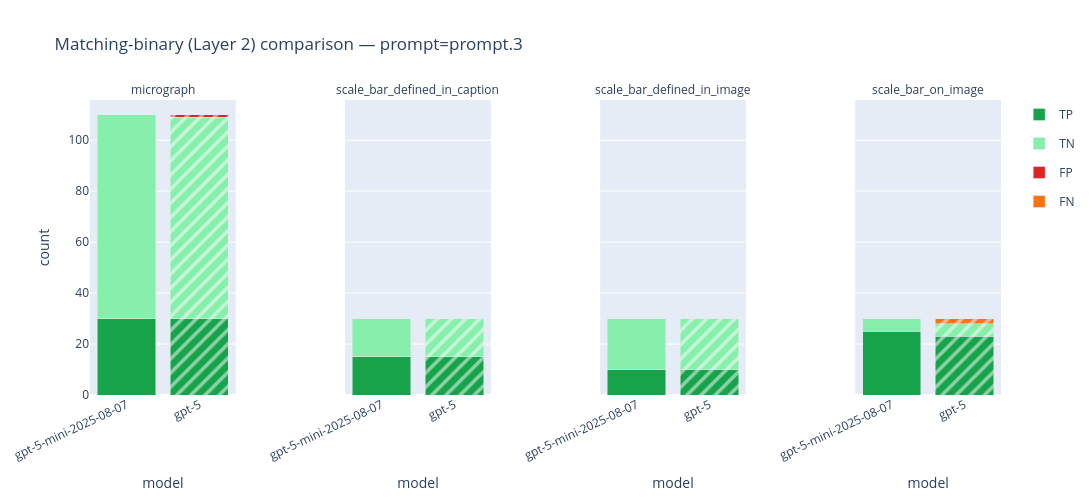

Notebook code for this chart:
### Markdown cell above
### Matching-binary — comparing models

Same layout for `PROMPT`; models distinguished by **bar hatching**.

### Code cell
fig_layer2_binary_model = plot_comparison_layer2_binary(
    summaries,
    compare="model",
    prompt=PROMPTS[2],
)
fig_layer2_binary_model.update_layout(
    height=LAYER2_FIG_HEIGHT,
    width=LAYER2_FIG_WIDTH,
    autosize=True,
)
fig_layer2_binary_model.show()

### Figure 1 — Plotly figure (JSON) as saved in the notebook; plotly's stock layout.template omitted (floating-point values rounded to 4 significant figures)
{"data": [{"customdata": [["micrograph", "gpt-5-mini-2025-08-07"], ["micrograph", "gpt-5"]], "hovertemplate": "field=%{customdata[0]}<br>model=%{customdata[1]}<br>TP=%{y}<extra></extra>", "legendgroup": "TP", "marker": {"color": "#16a34a", "pattern": {"fgcolor": "#ffffff", "shape": ["", "/"], "solidity": 0.35}}, "name": "TP", "showlegend": true, "type": "bar", "x": ["gpt-5-mini-2025-08-07", "gpt-5"], "xaxis": "x", "y": [30, 30], "yaxis": "y"}, {"customdata": [["micrograph", "gpt-5-mini-2025-08-07"], ["micrograph", "gpt-5"]], "hovertemplate": "field=%{customdata[0]}<br>model=%{customdata[1]}<br>TN=%{y}<extra></extra>", "legendgroup": "TN", "marker": {"color": "#86efac", "pattern": {"fgcolor": "#ffffff", "shape": ["", "/"], "solidity": 0.35}}, "name": "TN", "showlegend": true, "type": "bar", "x": ["gpt-5-mini-2025-08-07", "gpt-5"], "xaxis": "x", "y": [80, 79], "yaxis": "y"}, {"customdata": [["micrograph", "gpt-5-mini-2025-08-07"], ["micrograph", "gpt-5"]], "hovertemplate": "field=%{customdata[0]}<br>model=%{customdata[1]}<br>FP=%{y}<extra></extra>", "legendgroup": "FP", "marker": {"color": "#dc2626", "pattern": {"fgcolor": "#ffffff", "shape": ["", "/"], "solidity": 0.35}}, "name": "FP", "showlegend": true, "type": "bar", "x": ["gpt-5-mini-2025-08-07", "gpt-5"], "xaxis": "x", "y": [0, 1], "yaxis": "y"}, {"customdata": [["scale_bar_defined_in_caption", "gpt-5-mini-2025-08-07"], ["scale_bar_defined_in_caption", "gpt-5"]], "hovertemplate": "field=%{customdata[0]}<br>model=%{customdata[1]}<br>TP=%{y}<extra></extra>", "legendgroup": "TP", "marker": {"color": "#16a34a", "pattern": {"fgcolor": "#ffffff", "shape": ["", "/"], "solidity": 0.35}}, "name": "TP", "showlegend": false, "type": "bar", "x": ["gpt-5-mini-2025-08-07", "gpt-5"], "xaxis": "x2", "y": [15, 15], "yaxis": "y2"}, {"customdata": [["scale_bar_defined_in_caption", "gpt-5-mini-2025-08-07"], ["scale_bar_defined_in_caption", "gpt-5"]], "hovertemplate": "field=%{customdata[0]}<br>model=%{customdata[1]}<br>TN=%{y}<extra></extra>", "legendgroup": "TN", "marker": {"color": "#86efac", "pattern": {"fgcolor": "#ffffff", "shape": ["", "/"], "solidity": 0.35}}, "name": "TN", "showlegend": false, "type": "bar", "x": ["gpt-5-mini-2025-08-07", "gpt-5"], "xaxis": "x2", "y": [15, 15], "yaxis": "y2"}, {"customdata": [["scale_bar_defined_in_image", "gpt-5-mini-2025-08-07"], ["scale_bar_defined_in_image", "gpt-5"]], "hovertemplate": "field=%{customdata[0]}<br>model=%{customdata[1]}<br>TP=%{y}<extra></extra>", "legendgroup": "TP", "marker": {"color": "#16a34a", "pattern": {"fgcolor": "#ffffff", "shape": ["", "/"], "solidity": 0.35}}, "name": "TP", "showlegend": false, "type": "bar", "x": ["gpt-5-mini-2025-08-07", "gpt-5"], "xaxis": "x3", "y": [10, 10], "yaxis": "y3"}, {"customdata": [["scale_bar_defined_in_image", "gpt-5-mini-2025-08-07"], ["scale_bar_defined_in_image", "gpt-5"]], "hovertemplate": "field=%{customdata[0]}<br>model=%{customdata[1]}<br>TN=%{y}<extra></extra>", "legendgroup": "TN", "marker": {"color": "#86efac", "pattern": {"fgcolor": "#ffffff", "shape": ["", "/"], "solidity": 0.35}}, "name": "TN", "showlegend": false, "type": "bar", "x": ["gpt-5-mini-2025-08-07", "gpt-5"], "xaxis": "x3", "y": [20, 20], "yaxis": "y3"}, {"customdata": [["scale_bar_on_image", "gpt-5-mini-2025-08-07"], ["scale_bar_on_image", "gpt-5"]], "hovertemplate": "field=%{customdata[0]}<br>model=%{customdata[1]}<br>TP=%{y}<extra></extra>", "legendgroup": "TP", "marker": {"color": "#16a34a", "pattern": {"fgcolor": "#ffffff", "shape": ["", "/"], "solidity": 0.35}}, "name": "TP", "showlegend": false, "type": "bar", "x": ["gpt-5-mini-2025-08-07", "gpt-5"], "xaxis": "x4", "y": [25, 23], "yaxis": "y4"}, {"customdata": [["scale_bar_on_image", "gpt-5-mini-2025-08-07"], ["scale_bar_on_image", "gpt-5"]], "hovertemplate": "field=%{customdata[0]}<br>model=%{customdata[1]}<br>TN=%{y}<extra></extra>", "legendgroup": "TN", "marker": {"color": "#86efac", "pattern": {"fgcolor": "#ffffff", "shape": ["", "/"], "solidity": 0.35}}, "name": "TN", "showlegend": false, "type": "bar", "x": ["gpt-5-mini-2025-08-07", "gpt-5"], "xaxis": "x4", "y": [5, 5], "yaxis": "y4"}, {"customdata": [["scale_bar_on_image", "gpt-5-mini-2025-08-07"], ["scale_bar_on_image", "gpt-5"]], "hovertemplate": "field=%{customdata[0]}<br>model=%{customdata[1]}<br>FN=%{y}<extra></extra>", "legendgroup": "FN", "marker": {"color": "#f97316", "pattern": {"fgcolor": "#ffffff", "shape": ["", "/"], "solidity": 0.35}}, "name": "FN", "showlegend": true, "type": "bar", "x": ["gpt-5-mini-2025-08-07", "gpt-5"], "xaxis": "x4", "y": [0, 2], "yaxis": "y4"}], "layout": {"annotations": [{"align": "center", "font": {"size": 12}, "showarrow": false, "text": "micrograph", "x": 0.08, "xanchor": "center", "xref": "paper", "y": 1, "yanchor": "bottom", "yref": "paper"}, {"align": "center", "font": {"size": 12}, "showarrow": false, "text": "scale_bar_defined_in_caption", "x": 0.36, "xanchor": "center", "xref": "paper", "y": 1, "yanchor": "bottom", "yref": "paper"}, {"align": "center", "font": {"size": 12}, "showarrow": false, "text": "scale_bar_defined_in_image", "x": 0.64, "xanchor": "center", "xref": "paper", "y": 1, "yanchor": "bottom", "yref": "paper"}, {"align": "center", "font": {"size": 12}, "showarrow": false, "text": "scale_bar_on_image", "x": 0.92, "xanchor": "center", "xref": "paper", "y": 1, "yanchor": "bottom", "yref": "paper"}], "autosize": true, "barmode": "stack", "height": 500, "title": {"text": "Matching-binary (Layer 2) comparison — prompt=prompt.3"}, "width": 1200, "xaxis": {"anchor": "y", "domain": [0, 0.16], "tickangle": -25, "title": {"text": "model"}}, "xaxis2": {"anchor": "y2", "domain": [0.28, 0.44], "tickangle": -25, "title": {"text": "model"}}, "xaxis3": {"anchor": "y3", "domain": [0.56, 0.72], "tickangle": -25, "title": {"text": "model"}}, "xaxis4": {"anchor": "y4", "domain": [0.84, 1], "tickangle": -25, "title": {"text": "model"}}, "yaxis": {"anchor": "x", "domain": [0, 1], "rangemode": "tozero", "title": {"text": "count"}}, "yaxis2": {"anchor": "x2", "domain": [0, 1], "matches": "y", "showticklabels": false}, "yaxis3": {"anchor": "x3", "domain": [0, 1], "matches": "y", "showticklabels": false}, "yaxis4": {"anchor": "x4", "domain": [0, 1], "matches": "y", "showticklabels": false}}}
